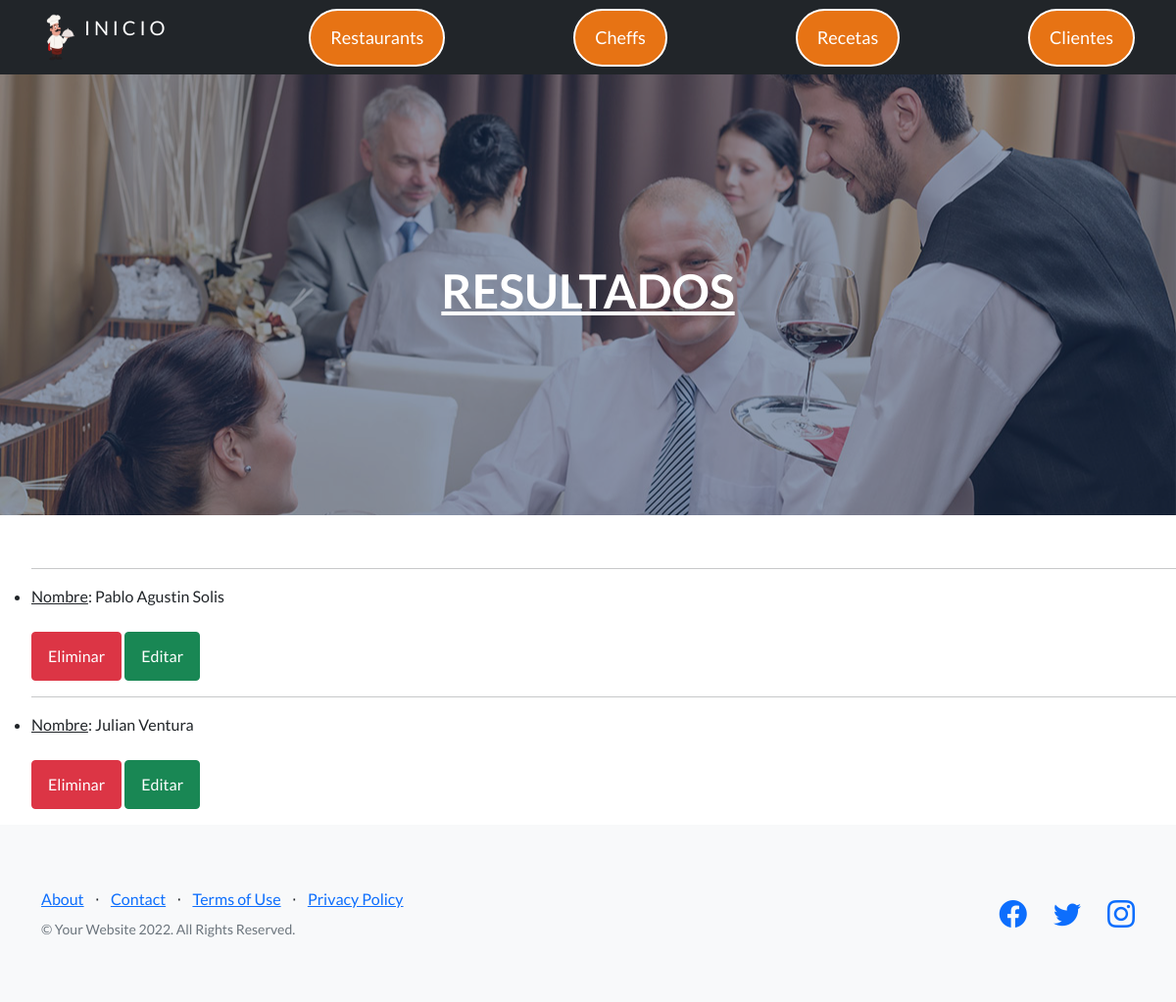
The app's page /Capuchino/leerCliente/ with its own data.
### Capuchino/models.py (models this page shows, shortened)
class Cliente(models.Model):
    nombre= models.CharField(max_length=40)
    apellido= models.CharField(max_length=40)
    email= models.EmailField()
    reseña= models.CharField(max_length=2500)

### Capuchino/views.py (the view)
# urls.py: path('leerCliente/', leerCliente, name='leerCliente'),
def leerCliente(request):
    cliente= Cliente.objects.all()
    return render(request, 'Capuchino/leerCliente.html', {'clientes':cliente})

### Capuchino/templates/Capuchino/leerCliente.html (shortened to what this page needs)
{% extends 'Capuchino/padre2.html' %}
{% load static %}
{% block edit %}
{% static 'Capuchino/css/styles_usuarios.css' %}
{% endblock%}
{% block contenido_2 %}
<h2 style="color:white"> Listado de chef </h2>
<ul>
    {% for cliente in clientes %}
        <hr>
        <li> <u>Nombre</u>: {{ cliente.nombre }} {{ cliente.apellido }}</li>
        <br>
        <a class='btn btn-danger' href={% url 'eliminarCliente' cliente.id %}>Eliminar</a>
        <a class='btn btn-success' href={% url 'editarCliente' cliente.id %}>Editar</a>
    {% endfor %}
</ul>
{% endblock %}

### records on screen
Cliente: nombre "Pablo Agustin", apellido "Solis"
Cliente: nombre "Julian", apellido "Ventura"
